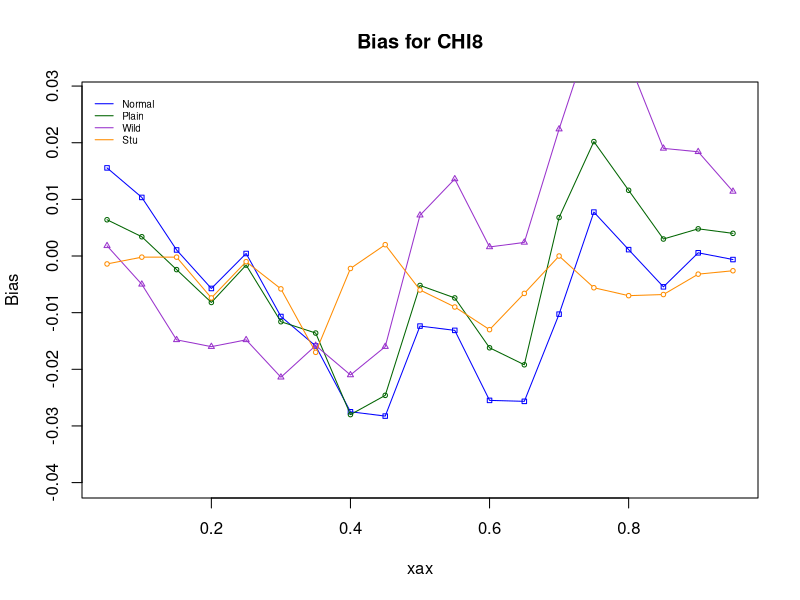
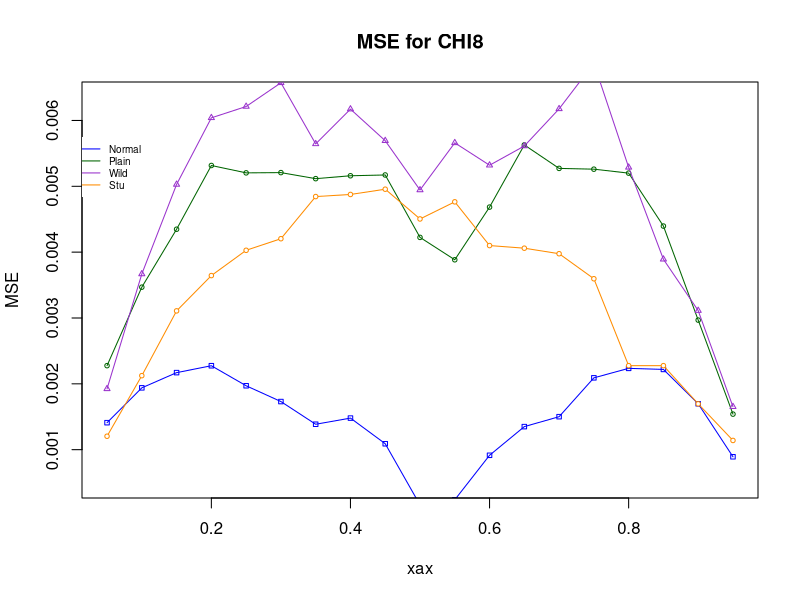

Source code (R) for these figures, in order: (Note: this script raises an error after producing the figures.)

### LAB 19 & 20: BOOTSTRAPPING
#
### Quantiles for Chi sample
#
q.chi8<-function(ns, nq)
{
  df <- double(nq)
  for(k in 1:nq) {
    s <- rchisq(ns, 8)
    df[k] <- mean(s) - 8
  }
  return(quantile(df, 1:19/20))
}
#
### Studentized quantiles
#
qstu.chi8<-function(ns, nq)
{
  dfs <- double(nq)
  for(k in 1:nq) {
    s <- rchisq(ns, 8)
    dfs[k] <- (mean(s) - 8)/(sqrt(var(s)/ns))
  }
  return(quantile(dfs, 1:19/20))
}


#
###############################################################
# Bootstraps Using Monte Carlo to Estimate Bias and MSE
### CHI8 ###
#
bs.p.chi8<-function(ns, nr, nb, uu)
{
  s <- double(ns)	# S
  ss <- double(ns)	# S*
  pp <- matrix(double(nb * 19), nrow = nb)	# obs'd pk(S) across S's
  for(i in 1:nb) {
    s <- rchisq(ns, 8)	# get S  
    ms <- mean(s)	      # M^
    fr <- rep(0, 19)	  # place for frequencies, replicates 0 19-times.     
    for(j in 1:nr) {
      ss <- sample(s, ns, rep = T)	# get S*
      dm <- mean(ss) - ms	          # get M* - M^
      fr <- fr + (dm < uu)	        # frequencies : WHY WORK?
    }
    pp[i,  ] <- fr/nr	              # pk(S), k = 1:19
  }
  err <- t(pp) - 1:19/20	          # pk(S) - k/20, k = 1:19 
  bias <- apply(err, 1, mean)
  mse <- apply(err^2, 1, mean)
  cbind(bias, mse)
}
#
###############################################################
### NORMAL APPROX ###
#
bs.na.chi8<-function(ns, nb, uu)
{
  s <- double(ns)
  pp <- matrix(double(nb * 19), nrow = nb)
  for(i in 1:nb) {
    s <- rchisq(ns, 8)  # then use "rexp" 
    sd <- sqrt(var(s)/ns)
    pp[i,  ] <- pnorm(uu/sd)
  }
  err <- t(pp) - 1:19/20
  bias <- apply(err, 1, mean)
  mse <- apply(err^2, 1, mean)
  cbind(bias, mse)
}
#
###############################################################
# pch=0,square
# pch=1,circle
# pch=2,triangle point up
# pch=3,plus
# pch=4,cross
# pch=5,diamond
# pch=6,triangle point down
# pch=7,square cross
# pch=8,star
# pch=9,diamond plus
# pch=10,circle plus
# pch=11,triangles up and down
# pch=12,square plus
# pch=13,circle cross
# pch=14,square and triangle down
# pch=15, filled square blue
# pch=16, filled circle blue
# pch=17, filled triangle point up blue
# pch=18, filled diamond blue
# pch=19,solid circle blue
# pch=20,bullet (smaller circle)
# pch=21, filled circle red
# pch=22, filled square red
# pch=23, filled diamond red
# pch=24, filled triangle point up red
# pch=25, filled triangle point do(wn red
###############################################################
### LAB 20 #####
#
###  [A]  #### STUDENT BOOTSTRAP ###
#
bs.s.chi8<-function(ns, nr, nb, uu)
{
  s <- double(ns)					  # S
  ss <- double(ns)					# S*
  pp <- matrix(double(nb * 19), nrow = nb)	 # obs'd pk(S) across S's
  for(i in 1:nb) {
    s <- rchisq(ns, 8)			# get S  
    ms <- mean(s)				    # M^
    fr <- rep(0, 19)				# place for frequencies       
    for(j in 1:nr) {
      ss <- sample(s, ns, rep = T)	# get S*
      sd <- sqrt(var(ss)/ns)		    # get sd*
      dm <- (mean(ss) - ms)/sd	    # stu diff in mean
      fr <- fr + (dm < uu)		      # frequencies
    }
    pp[i,  ] <- fr/nr				    # pk(S), k = 1:19
  }
  err <- t(pp) - 1:19/20				# pk(S) - k/20, k = 1:19 
  bias <- apply(err, 1, mean)   # mean of the columns of err
  mse <- apply(err^2, 1, mean)
  cbind(bias, mse)
}

###############################################################
###  [B]  #### WILD BOOTSTRAP ###
#
bs.w.chi8<-function(ns, nr, nb, uu)
{
  s <- double(ns)	# S
  ss <- double(ns)	# S*
  pp <- matrix(double(nb * 19), nrow = nb)	 # obs'd pk(S) across S's
  for(i in 1:nb) {
    s <- rchisq(ns, 8)	# get S  
    ms <- mean(s)	# M^
    fr <- rep(0, 19)	# place for frequencies       
    for(j in 1:nr) {
      ak <- rpois(ns,1)
      cak <- ak-mean(ak)		# TRICK 2
      dm <- mean(cak*s)	# TRICK 2 :MW
      fr <- fr + (dm < uu)	# freq
    } 
    pp[i,  ] <- fr/nr	# pk(S), k = 1:19
  }
  err <- t(pp) - 1:19/20	# pk(S) - k/20, k = 1:19 
  bias <- apply(err, 1, mean)
  mse <- apply(err^2, 1, mean)
  cbind(bias, mse)
}

###############################################################
###  [C]  #### WILD STUDENTIZED BOOTSTRAP ###
#


###############################################################
### PLOTS ###
#
uk.8 <- q.chi8(20,1000)
uks.8 <- qstu.chi8(20,1000)

uk.8 

bsna8 <- bs.na.chi8(20,100,uk.8)      # Normal approx
bsp8 <- bs.p.chi8(20,50,100,uk.8)     # Plain BS
bss8 <- bs.s.chi8(20,50,100,uks.8)    # Studentized BS
bsw8 <- bs.w.chi8(20,50,100,uk.8)     # Wild BS
#bsws <- bs.ws.chi8(20,50,100,uks.8)   # Studentized Wild BS

xax<-1:19/20
plot(xax,bsna8[,1], type="o", pch=0, bg=par("bg"), col = "blue",ylim=c(-0.04,0.028),ylab="Bias", cex=.6, main='Bias for CHI8')
lines(xax,bsp8[,1], type="o", pch=1, bg=par("bg"), col = "darkgreen",cex=.6)
lines(xax,bsw8[,1], type="o", pch=2, bg=par("bg"), col = "darkorchid", cex=.6)
lines(xax,bss8[,1], type="o", pch=21, bg=par("bg"), col = "darkorange", cex=.6)
#lines(xax,bsws[,1], type="o", pch=23, bg=par("bg"), col = "black", cex=.6)
legend(0.02, .029, legend=c("Normal","Plain","Wild","Stu"),
       col=c("blue", "darkgreen","darkorchid","darkorange"), 
       lty=1, cex=0.6,text.font=1,box.lty=0)

#### EXPECTED SQUARE ERROR ##########
#
xax<-1:19/20
plot(xax,bsna8[,2], type="o", pch=0, bg=par("bg"), col = "blue",ylim=c(0.0005,0.00635),ylab="MSE", cex=.6, main='MSE for CHI8')
lines(xax,bsp8[,2], type="o", pch=1, bg=par("bg"), col = "darkgreen",cex=.6)
lines(xax,bsw8[,2], type="o", pch=2, bg=par("bg"), col = "darkorchid", cex=.6)
lines(xax,bss8[,2], type="o", pch=21, bg=par("bg"), col = "darkorange", cex=.6)
#lines(xax,bsws[,2], type="o", pch=23, bg=par("bg"), col = "black", cex=.6)
legend(0.001, .00575, legend=c("Normal","Plain","Wild","Stu"),
       col=c("blue", "darkgreen","darkorchid","darkorange"), 
       lty=1, cex=0.6,text.font=1,box.lty=0)




chibias <- data.frame(bsp8[,1],bsna8[,1], bss8[,1],
                      bsw8[,1])
names(chibias) <- c('Plain BS Bias', 'Norm BS Bias','Stud BS Bias',
                    'Wild BS Bias')

chibias

var(expbias)

meanchibias <- c(mean(chibias[,1]),
                 mean(chibias[,2]),
                 mean(chibias[,3]),
                 mean(chibias[,4]))
                # mean(chibias[,5]))

medianchibias <- c(median(chibias[,1]),
                   median(chibias[,2]),
                   median(chibias[,3]),
                   median(chibias[,4]))
                   #median(chibias[,5]))


sdchibias <- c(sd(chibias[,1]),
                sd(chibias[,2]),
                sd(chibias[,3]),
                sd(chibias[,4]))
                #sd(chibias[,5]))

deschibias <- data.frame(c('Plain BS Bias', 'Norm BS Bias','Stud BS Bias',
                           'Wild BS Bias'), meanchibias, medianchibias,
                         sdchibias)

names(deschibias) <- c('method', 'mean', 'median', 'standard deviation')


deschibias
